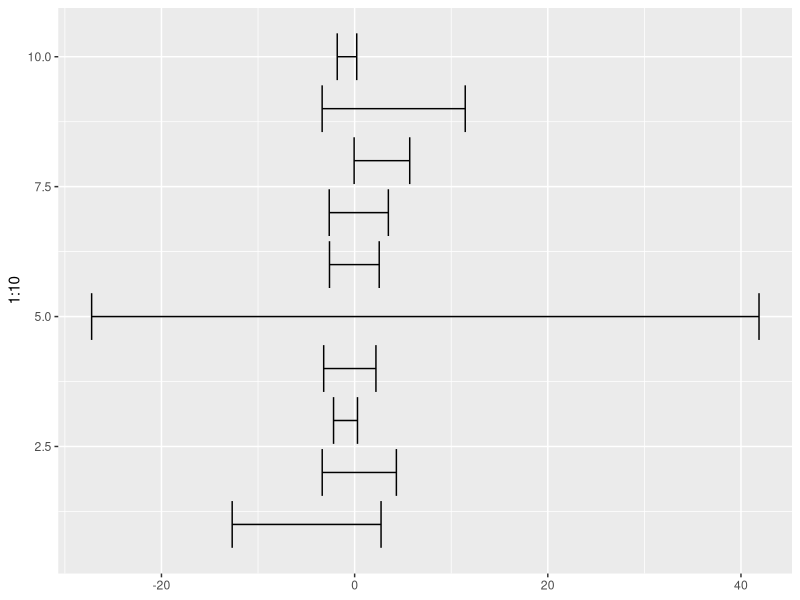
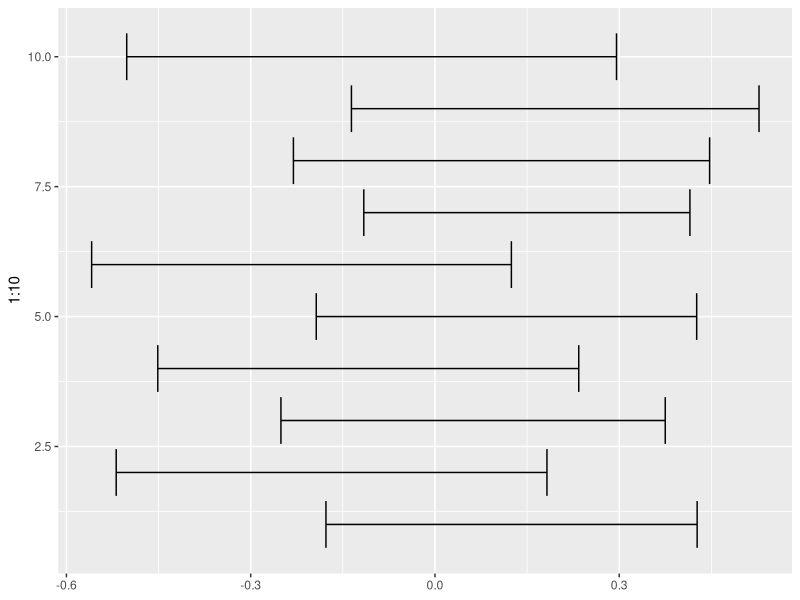

Write the R code that produced these figures, in order.
## ---- chunk 1
knitr::opts_chunk$set(echo = FALSE, eval = FALSE)
library(tidyverse)
## ---- chunk 2

c_sam <- rcauchy(100)

csam <- replicate(1000, sample(c_sam, replace = TRUE), simplify = FALSE)

mans <- map_dbl(csam, mean)
meds <- map_dbl(csam, median)


quantile(mans, c(.025, .975))
quantile(meds, c(.025, .975))


## ---- chunk 3
fake_df <- tibble(
  trial = 1:5,
  upper_mean = runif(5),
  lower_mean = upper_mean - runif(5),
  upper_median = runif(5),
  lower_median = upper_median - runif(5),
)

fake_df
## ---- chunk 4


my_CIs <- data.frame()

for(i in 1:10){
  
  c_sam <- rcauchy(100)
  
  csam <- replicate(1000, sample(c_sam, replace = TRUE), simplify = FALSE)
  
  mans <- map_dbl(csam, mean)
  meds <- map_dbl(csam, median)
  
  
  my_CIs <- rbind(my_CIs, c(quantile(mans, c(.025, .975)), quantile(meds, c(.025, .975))))

}

names(my_CIs) = c("lower_mean", "upper_mean", "lower_med", "upper_med")

ggplot(my_CIs) + geom_errorbarh(aes(xmin = lower_mean, xmax = upper_mean, y = 1:10))

ggplot(my_CIs) + geom_errorbarh(aes(xmin = lower_med, xmax = upper_med, y = 1:10))

